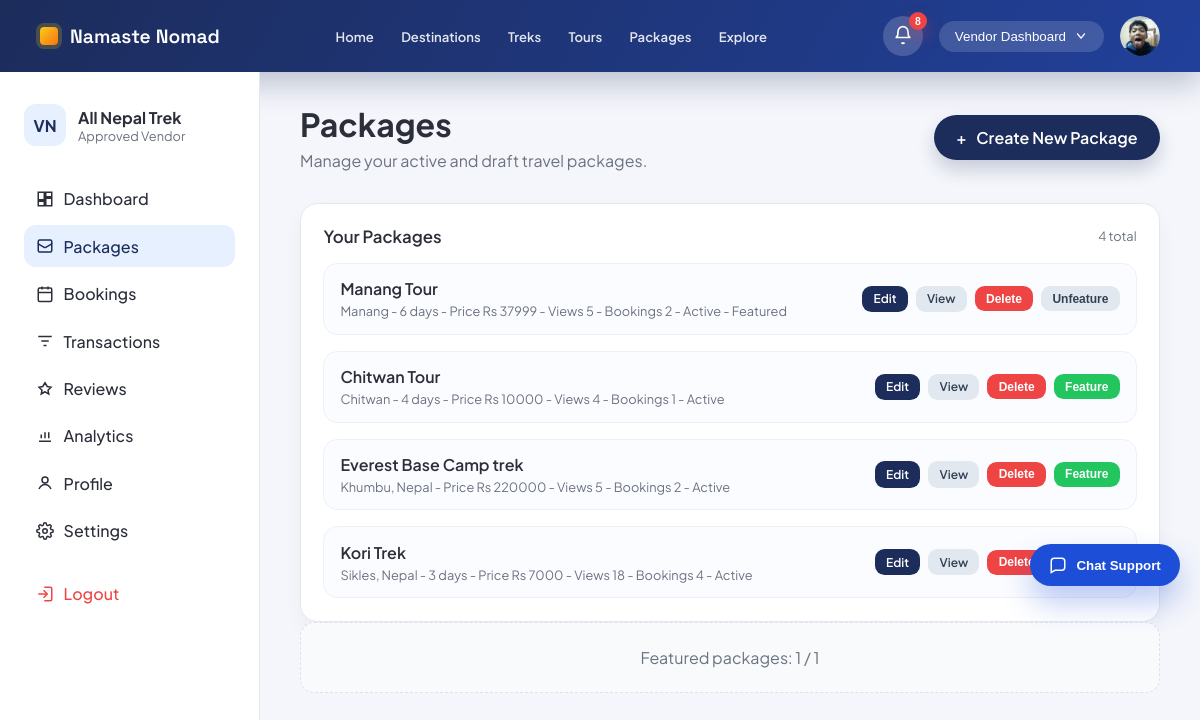
/accounts/vendor/packages/ (signed in), run on the app's committed database.
### accounts/models.py (models this page shows, shortened)
class VendorProfile(models.Model):
    user = models.OneToOneField(User, on_delete=models.CASCADE, related_name='vendor_profile')
    business_name = models.CharField(max_length=255)
    owner_name = models.CharField(max_length=255)
    tagline = models.CharField(max_length=255, blank=True)
    website = models.URLField(blank=True)
    license_number = models.CharField(max_length=100, blank=True)
    business_address = models.TextField(blank=True)
    description = models.TextField(blank=True)
    bank_name = models.CharField(max_length=120, blank=True)
    account_number = models.CharField(max_length=120, blank=True)
    routing_number = models.CharField(max_length=120, blank=True)
    paypal_email = models.EmailField(blank=True)
    logo = models.ImageField(upload_to='vendor_logos/', blank=True, null=True)
    cover_image = models.FileField(upload_to='vendor_covers/', blank=True, null=True)
    business_license = models.FileField(upload_to='licenses/', blank=True, null=True)
    document = models.FileField(upload_to='vendor_documents/', blank=True, null=True)
    is_approved = models.BooleanField(default=False)
    is_verified = models.BooleanField(default=False)
    created_at = models.DateTimeField(auto_now_add=True)

### core/models.py (models this page shows, shortened)
class Package(models.Model):
    DIFFICULTY_CHOICES = (
        ('easy', 'Easy'),
        ('moderate', 'Moderate'),
        ('challenging', 'Challenging'),
        ('expedition', 'Expedition'),
    )
    CATEGORY_TREK = 'TREK'
    CATEGORY_TOUR = 'TOUR'
    CATEGORY_CHOICES = (
        (CATEGORY_TREK, 'Trek'),
        (CATEGORY_TOUR, 'Tour'),
    )
    vendor = models.ForeignKey(
        settings.AUTH_USER_MODEL,
        on_delete=models.CASCADE,
        related_name='vendor_packages',
    )
    title = models.CharField(max_length=200)
    category = models.CharField(max_length=10, choices=CATEGORY_CHOICES, default=CATEGORY_TREK)
    location = models.CharField(max_length=120, blank=True)
    location_name = models.CharField(max_length=255, blank=True)
    latitude = models.FloatField(blank=True, null=True)
    longitude = models.FloatField(blank=True, null=True)
    description = models.TextField(blank=True)
    itinerary = models.TextField(blank=True)
    inclusions = models.TextField(blank=True)
    exclusions = models.TextField(blank=True)
    duration_days = models.PositiveSmallIntegerField(blank=True, null=True)
    difficulty = models.CharField(max_length=20, choices=DIFFICULTY_CHOICES, blank=True)
    group_size = models.PositiveSmallIntegerField(blank=True, null=True)
    available_slots = models.PositiveIntegerField(default=10)
    available_from = models.DateField(blank=True, null=True)
    available_until = models.DateField(blank=True, null=True)
    best_season = models.CharField(max_length=100, blank=True)
    image_url = models.URLField(blank=True)
    has_guide = models.BooleanField(default=False)
    includes_meals = models.BooleanField(default=False)
    includes_accommodation = models.BooleanField(default=False)
    includes_transport = models.BooleanField(default=False)
    includes_permits = models.BooleanField(default=False)
    price = models.DecimalField(
        max_digits=10,
        decimal_places=2,
        validators=[MinValueValidator(0)],
    )
    is_active = models.BooleanField(default=True)
    is_featured = models.BooleanField(default=False)
    views_count = models.PositiveIntegerField(default=0)
    created_at = models.DateTimeField(auto_now_add=True)
    @property
    def name(self):
        return self.title

### accounts/views.py (the view)
# urls.py: path('vendor/packages/', views.vendor_packages, name='vendor_packages'),
@never_cache
@login_required(login_url='vendor_login')
def vendor_packages(request):
    if not _ensure_vendor(request):
        return redirect('vendor_login')
    vendor_profile = _get_vendor_profile(request.user)
    packages = Package.objects.filter(vendor=request.user).annotate(
        booking_count=Count('bookings'),
    ).order_by('-created_at')
    active_subscription = _get_active_subscription(request.user)
    featured_count = packages.filter(is_featured=True).count()
    featured_limit = active_subscription.max_featured_packages if active_subscription else None
    return render(request, 'accounts/vendor_packages.html', {
        'vendor_profile': vendor_profile,
        'active_page': 'packages',
        'packages': packages,
        'active_subscription': active_subscription,
        'featured_count': featured_count,
        'featured_limit': featured_limit,
    })

### accounts/templates/accounts/vendor_packages.html (shortened to what this page needs)
{% extends "accounts/vendor_base.html" %}
{% block content %}
<section class="page-header">
    <div>
        <h1>Packages</h1>
        <p>Manage your active and draft travel packages.</p>
    </div>
    <a class="primary-action" href="{% url 'vendor_package_create' %}">
        <span>+</span>
        Create New Package
    </a>
</section>
<section class="card list-card">
    <div class="card-header">
        <h3>Your Packages</h3>
        <span class="card-meta">{{ packages|length }} total</span>
    </div>
    <div class="package-list">
        {% if packages %}
            {% for package in packages %}
                <div class="package-item">
                    <div>
                        <div class="package-name">{{ package.title }}</div>
                        <div class="package-meta">
                            {{ package.location|default:"Nepal" }}
                            {% if package.duration_days %}- {{ package.duration_days }} days{% endif %}
                            - Price Rs {{ package.price|floatformat:0 }} - Views {{ package.views_count }} - Bookings {{ package.booking_count }} -
                            {% if package.is_active %}Active{% else %}Paused{% endif %}
                            {% if package.is_featured %}- Featured{% endif %}
                        </div>
                    </div>
                    <div class="package-actions">
                        <a class="btn small neutral" href="{% url 'vendor_package_edit' package.id %}">Edit</a>
                        <a class="btn small secondary" href="{% url 'package_detail' package.id %}">View</a>
                        <form method="POST" action="{% url 'vendor_package_delete' package.id %}" onsubmit="return confirm('Delete this package? This cannot be undone.');">
                            <button class="btn small danger" type="submit">Delete</button>
                        </form>
                        {% if active_subscription %}
                            <form method="POST" action="{% url 'vendor_feature_toggle' package.id %}">
                                {% if package.is_featured %}
                                    <button class="btn small secondary" type="submit">Unfeature</button>
                                {% else %}
                                    <button class="btn small success" type="submit">Feature</button>
                                {% endif %}
                            </form>
                        {% endif %}
                    </div>
                </div>
            {% endfor %}
        {% else %}
            <div class="empty-state">No packages created yet.</div>
        {% endif %}
    </div>
</section>
{% if not active_subscription %}
    <div class="empty-state">Activate a vendor subscription to feature packages on the homepage.</div>
{% else %}
    <div class="empty-state">
        Featured packages: {{ featured_count }}
        {% if featured_limit %}
            / {{ featured_limit }}
        {% else %}
            (Unlimited)
        {% endif %}
    </div>
{% endif %}
{% endblock %}

### accounts/templates/accounts/vendor_base.html (shortened to what this page needs)
{% load static %}
<!DOCTYPE html>
<html lang="en">
<head>
    <link rel="stylesheet" href="{% static 'css/vendor_dashboard.css' %}?v=20260226b">
    <link rel="stylesheet" href="{% static 'css/support_widget.css' %}?v=20260312a">
    <link rel="stylesheet" href="{% static 'css/notifications.css' %}?v=20260313a">
</head>
<body>
    <header class="topbar">
        <a class="brand" href="{% url 'home' %}">
            <span class="brand-mark"></span>
            <span class="brand-name">Namaste Nomad</span>
        </a>
        <nav class="topbar-nav" aria-label="Public navigation">
            <a href="{% url 'home' %}" {% if request.resolver_match.url_name == 'home' %}class="active"{% endif %}>Home</a>
            <a href="#">Destinations</a>
            <a href="{% url 'package_treks' %}" {% if request.resolver_match.url_name == 'package_treks' %}class="active"{% endif %}>Treks</a>
            <a href="{% url 'package_tours' %}" {% if request.resolver_match.url_name == 'package_tours' %}class="active"{% endif %}>Tours</a>
            <a href="{% url 'package_list' %}" {% if request.resolver_match.url_name == 'package_list' %}class="active"{% endif %}>Packages</a>
            <a href="{% url 'community_feed' %}" {% if request.resolver_match.url_name == 'community_feed' %}class="active"{% endif %}>Explore</a>
        </nav>
        <div class="topbar-actions">
            {% include "accounts/includes/notification_bell.html" %}
            <button class="pill-button">
                Vendor Dashboard
                <svg width="14" height="14" viewBox="0 0 20 20" fill="none" aria-hidden="true">
                    <path d="M5 7l5 6 5-6" stroke="currentColor" stroke-width="2" stroke-linecap="round" stroke-linejoin="round"/>
                </svg>
            </button>
            <div class="avatar topbar-avatar">
                {% if vendor_profile and vendor_profile.logo %}
                    <img class="topbar-avatar-image" src="{{ vendor_profile.logo.url }}" alt="Vendor avatar">
                {% else %}
                    <img class="topbar-avatar-image" src="{% static 'images/default-avatar.svg' %}" alt="Default vendor avatar">
                {% endif %}
            </div>
        </div>
    </header>
    <div class="dashboard-shell">
        <aside class="sidebar">
            <div class="sidebar-header">
                    <div class="company">
                        <div class="company-badge">VN</div>
                        <div>
                            <div class="company-name">{{ vendor_profile.business_name|default:"Vendor HQ" }}</div>
                            <div class="company-meta">
                                {% if vendor_profile and vendor_profile.is_approved %}
                                    Approved Vendor
                                {% else %}
                                    Pending Approval
                                {% endif %}
                            </div>
                        </div>
                    </div>
                </div>
            <nav class="sidebar-nav">
                <a class="nav-item {% if active_page == 'dashboard' %}active{% endif %}" href="{% url 'vendor_dashboard' %}">
                    <span class="nav-icon">
                        <svg viewBox="0 0 24 24" fill="none" stroke="currentColor" stroke-width="2" aria-hidden="true">
                            <path d="M3 13h8V3H3v10zM13 21h8V11h-8v10zM13 3h8v6h-8V3zM3 21h8v-6H3v6z"/>
                        </svg>
                    </span>
                    Dashboard
                </a>
                <a class="nav-item {% if active_page == 'packages' %}active{% endif %}" href="{% url 'vendor_packages' %}">
                    <span class="nav-icon">
                        <svg viewBox="0 0 24 24" fill="none" stroke="currentColor" stroke-width="2" aria-hidden="true">
                            <path d="M21 8a2 2 0 0 1-1 1.73l-7 4a2 2 0 0 1-2 0l-7-4A2 2 0 0 1 3 8"/>
                            <path d="M3 8V6a2 2 0 0 1 2-2h14a2 2 0 0 1 2 2v2"/>
                            <path d="M3 8v10a2 2 0 0 0 2 2h14a2 2 0 0 0 2-2V8"/>
                        </svg>
                    </span>
                    Packages
                </a>
                <a class="nav-item {% if active_page == 'bookings' %}active{% endif %}" href="{% url 'vendor_bookings' %}">
                    <span class="nav-icon">
                        <svg viewBox="0 0 24 24" fill="none" stroke="currentColor" stroke-width="2" aria-hidden="true">
                            <rect x="3" y="4" width="18" height="18" rx="2"/>
                            <path d="M16 2v4M8 2v4M3 10h18"/>
                        </svg>
                    </span>
                    Bookings
                </a>
                <a class="nav-item {% if active_page == 'transactions' %}active{% endif %}" href="{% url 'vendor_transactions' %}">
                    <span class="nav-icon">
                        <svg viewBox="0 0 24 24" fill="none" stroke="currentColor" stroke-width="2" aria-hidden="true">
                            <path d="M3 6h18"/>
                            <path d="M7 12h10"/>
                            <path d="M10 18h4"/>
                        </svg>
                    </span>
                    Transactions
                </a>
                <a class="nav-item {% if active_page == 'reviews' %}active{% endif %}" href="{% url 'vendor_reviews' %}">
                    <span class="nav-icon">
                        <svg viewBox="0 0 24 24" fill="none" stroke="currentColor" stroke-width="2" aria-hidden="true">
                            <path d="M12 17l-5 3 1-5-4-4 5-1 3-5 3 5 5 1-4 4 1 5-5-3z"/>
                        </svg>
                    </span>
                    Reviews
                </a>
                <a class="nav-item {% if active_page == 'analytics' %}active{% endif %}" href="{% url 'vendor_analytics' %}">
                    <span class="nav-icon">
                        <svg viewBox="0 0 24 24" fill="none" stroke="currentColor" stroke-width="2" aria-hidden="true">
                            <path d="M4 19h16"/>
                            <path d="M7 15v-5"/>
                            <path d="M12 15V7"/>
                            <path d="M17 15v-8"/>
                        </svg>
                    </span>
                    Analytics
                </a>
                <a class="nav-item {% if active_page == 'profile' %}active{% endif %}" href="{% url 'vendor_profile' %}">
                    <span class="nav-icon">
                        <svg viewBox="0 0 24 24" fill="none" stroke="currentColor" stroke-width="2" aria-hidden="true">
                            <circle cx="12" cy="8" r="4"/>
                            <path d="M4 20c2-4 6-6 8-6s6 2 8 6"/>
                        </svg>
                    </span>
                    Profile
                </a>
                <a class="nav-item {% if active_page == 'settings' %}active{% endif %}" href="{% url 'vendor_settings' %}">
                    <span class="nav-icon">
                    </span>
                    Settings
                </a>
                <a class="nav-item logout" href="{% url 'logout' %}">
                    <span class="nav-icon">
                        <svg viewBox="0 0 24 24" fill="none" stroke="currentColor" stroke-width="2" aria-hidden="true">
                            <path d="M10 17l5-5-5-5"/>
                            <path d="M15 12H3"/>
                            <path d="M11 3h8a2 2 0 0 1 2 2v14a2 2 0 0 1-2 2h-8"/>
                        </svg>
                    </span>
                    Logout
                </a>
            </nav>
        </aside>
        <main class="dashboard-main">
            {% block content %}{% endblock %}
        </main>
    </div>
    {% include "accounts/includes/support_widget.html" %}
</body>
</html>

### data on the page
VendorProfile: logo (picture), business_name "All Nepal Trek"
Package: title "Manang Tour", location "Manang", duration_days "6", price "37999", views_count "5", booking_count "2", is_active "Active", is_featured "- Featured"
Package: title "Chitwan Tour", location "Chitwan", duration_days "4", price "10000", views_count "4", booking_count "1", is_active "Active", is_featured "Feature"
Package: title "Everest Base Camp trek", location "Khumbu, Nepal", price "220000", views_count "5", booking_count "2", is_active "Active", is_featured "Feature"
Package: title "Kori Trek", location "Sikles, Nepal", duration_days "3", price "7000", views_count "18", booking_count "4", is_active "Active"

### other printed values
{{ notifications_unread_count|default:0 }} "8"
{{ packages|length }} "4"
{{ featured_count }} "1"
{{ featured_limit }} "1"
